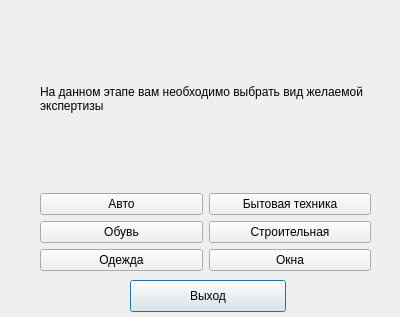
<?xml version="1.0" encoding="UTF-8"?>
<ui version="4.0">
 <class>ChooseExpertiza</class>
 <widget class="QDialog" name="ChooseExpertiza">
  <property name="geometry">
   <rect>
    <x>0</x>
    <y>0</y>
    <width>400</width>
    <height>317</height>
   </rect>
  </property>
  <property name="windowTitle">
   <string>Dialog</string>
  </property>
  <widget class="QWidget" name="gridLayoutWidget_2">
   <property name="geometry">
    <rect>
     <x>40</x>
     <y>10</y>
     <width>331</width>
     <height>261</height>
    </rect>
   </property>
   <layout class="QGridLayout" name="gridLayout_2">
    <item row="0" column="0">
     <widget class="QLabel" name="label">
      <property name="text">
       <string>На данном этапе вам необходимо выбрать вид желаемой экспертизы</string>
      </property>
      <property name="wordWrap">
       <bool>true</bool>
      </property>
     </widget>
    </item>
    <item row="1" column="0">
     <layout class="QGridLayout" name="gridLayout">
      <item row="1" column="0">
       <widget class="QPushButton" name="pushButton_3">
        <property name="text">
         <string>Обувь</string>
        </property>
        <property name="autoDefault">
         <bool>false</bool>
        </property>
       </widget>
      </item>
      <item row="0" column="0">
       <widget class="QPushButton" name="pushButton">
        <property name="text">
         <string>Авто</string>
        </property>
       </widget>
      </item>
      <item row="1" column="1">
       <widget class="QPushButton" name="pushButton_4">
        <property name="text">
         <string>Строительная</string>
        </property>
       </widget>
      </item>
      <item row="2" column="1">
       <widget class="QPushButton" name="pushButton_6">
        <property name="text">
         <string>Окна</string>
        </property>
       </widget>
      </item>
      <item row="2" column="0">
       <widget class="QPushButton" name="pushButton_5">
        <property name="text">
         <string>Одежда</string>
        </property>
       </widget>
      </item>
      <item row="0" column="1">
       <widget class="QPushButton" name="pushButton_2">
        <property name="text">
         <string>Бытовая техника</string>
        </property>
       </widget>
      </item>
     </layout>
    </item>
   </layout>
  </widget>
  <widget class="QPushButton" name="pushButton_8">
   <property name="geometry">
    <rect>
     <x>130</x>
     <y>280</y>
     <width>156</width>
     <height>32</height>
    </rect>
   </property>
   <property name="text">
    <string>Выход</string>
   </property>
   <property name="default">
    <bool>true</bool>
   </property>
  </widget>
 </widget>
 <resources/>
 <connections/>
</ui>
